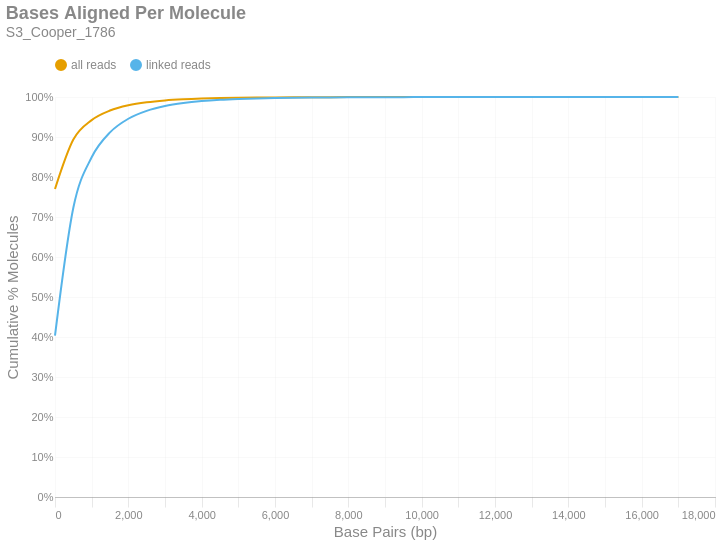

The cell this chart's notebook holds for it:
### Markdown cell above
### Bases Aligned Per Molecule
This is a cumulative frequency distribution showing the number of base pairs aligned per unique molecule. These data are shown in 500 bp bins. There are two distributions: one with `all reads` (yellow) and another with only `linked reads` (blue). The percent of molecules in the `linked reads` distribution is relative to the total number of linked molecules.

### Code cell
if SKIPLR:
    print_html(f"Skipped")
else:
    binned_df = consolidated_hist(valids['aligned_bp'], mask, 500, True)
    with SafeRender(binned_df):
        (
            density_plot(binned_df, 'Bases Aligned Per Molecule', samplename, 'basesper')
            .encode(
                x=alt.X('bin:Q', title="Base Pairs (bp)").axis(tickMinStep=500).scale(padding=0),
                y=alt.Y('value:Q', title='Cumulative % Molecules')
                    .axis(format='%')
                    .scale(domain = [0,1])
                    .stack(False),
                color=alt.Color("key:N").scale(domain = ["all reads", "linked reads"]),
                tooltip = [
                    alt.Tooltip("key:N", title = "Data Type"),
                    alt.Tooltip("range_label:N", title="Bases Aligned Per Molecule"),
                    alt.Tooltip("value:Q", format = ".2%", title="% Molecules (Cum.)")
                ]
            )
        ).display()

### Figure 1 — Vega-Lite specification as saved in the notebook (floating-point values rounded to 4 significant figures)
{"width": "container", "height": 400, "config": {"title": {"anchor": "start", "dy": -15, "fontSize": 18, "color": "#888888", "subtitleColor": "#888888", "subtitleFontSize": 14}, "arc": {"fill": "#0072B2"}, "axis": {"domainColor": "#888888", "domainWidth": 0.5, "gridWidth": 0.2, "grid": false, "titleFontWeight": 400, "titleFontSize": 15, "labelFontSize": 11, "labelColor": "#888888", "tickColor": "#888888", "tickWidth": 0.2, "titleColor": "#888888"}, "axisBand": {"grid": false}, "axisX": {"grid": true, "tickSize": 10, "domainCap": "round"}, "axisY": {"domain": false, "grid": true, "tickSize": 0, "domainCap": "round"}, "background": "transparent", "header": {"labelFontSize": 15, "labelColor": "#888888", "titleFontSize": 15, "titleFontWeight": 600, "titleColor": "#888888"}, "legend": {"labelFont": "sans-serif", "labelFontSize": 12, "labelColor": "#888888", "symbolSize": 100, "symbolType": "circle", "titleFontSize": 12, "titlePadding": 10, "titleColor": "#888888", "title": null, "orient": "top"}, "range": {"category": ["#E69F00", "#56B4E9", "#009E73", "#F0E442", "#0072B2", "#D55E00", "#CC79A7", "#000000"], "diverging": ["#cfe8f3", "#a2d4ec", "#73bfe2", "#46abdb", "#1696d2", "#12719e"]}, "area": {"fill": "#0072B2", "fillOpacity": 0.7, "line": true, "strokeOpacity": 0.7}, "line": {"color": "#0072B2", "stroke": "#0072B2", "strokeWidth": 2}, "trail": {"color": "#0072B2", "stroke": "#0072B2", "strokeWidth": 0, "size": 1}, "point": {"filled": true, "fillOpacity": 1.0, "size": 95}, "text": {"color": "#888888", "fontSize": 11, "align": "right", "fontWeight": 400, "size": 11}, "bar": {"fill": "#0072B2", "stroke": null}, "view": {"stroke": null, "continuousWidth": 660, "continuousHeight": 400}}, "data": {"name": "data-3ded0bd039da00682c2bf2c35d0d7dc8"}, "mark": {"type": "line", "interpolate": "monotone", "point": {"opacity": 0, "size": 275}}, "encoding": {"color": {"field": "key", "scale": {"domain": ["all reads", "linked reads"]}, "type": "nominal"}, "tooltip": [{"field": "key", "title": "Data Type", "type": "nominal"}, {"field": "range_label", "title": "Bases Aligned Per Molecule", "type": "nominal"}, {"field": "value", "format": ".2%", "title": "% Molecules (Cum.)", "type": "quantitative"}], "x": {"axis": {"tickMinStep": 500}, "field": "bin", "scale": {"padding": 0}, "title": "Base Pairs (bp)", "type": "quantitative"}, "y": {"axis": {"format": "%"}, "field": "value", "scale": {"domain": [0, 1]}, "stack": false, "title": "Cumulative % Molecules", "type": "quantitative"}}, "params": [{"name": "param_c36ac31b6afebe62", "select": {"type": "point", "fields": ["key"]}, "bind": "legend"}], "title": {"text": "Bases Aligned Per Molecule", "subtitle": "S3_Cooper_1786"}, "transform": [{"fold": ["all reads (cumsum)", "linked reads (cumsum)"]}, {"calculate": "replace(datum.key, ' (cumsum)', '')", "as": "key"}, {"filter": {"param": "param_c36ac31b6afebe62"}}], "usermeta": {"embedOptions": {"downloadFileName": "S3_Cooper_1786.basesper"}}, "$schema": "https://vega.github.io/schema/vega-lite/v6.1.0.json", "datasets": {"data-3ded0bd039da00682c2bf2c35d0d7dc8": [{"bin": "0.0", "interval": "0.0-500.0", "all reads": 0.7702, "linked reads": 0.4031, "all reads (cumsum)": 0.7702, "linked reads (cumsum)": 0.4031, "range_label": "0-499"}, {"bin": "500.0", "interval": "500.0-1000.0", "all reads": 0.1236, "linked reads": 0.3199, "all reads (cumsum)": 0.8937, "linked reads (cumsum)": 0.723, "range_label": "500-999"}, {"bin": "1000.0", "interval": "1000.0-1500.0", "all reads": 0.04854, "linked reads": 0.1263, "all reads (cumsum)": 0.9423, "linked reads (cumsum)": 0.8494, "range_label": "1000-1499"}, {"bin": "1500.0", "interval": "1500.0-2000.0", "all reads": 0.02386, "linked reads": 0.06223, "all reads (cumsum)": 0.9661, "linked reads (cumsum)": 0.9116, "range_label": "1500-1999"}, {"bin": "2000.0", "interval": "2000.0-2500.0", "all reads": 0.01304, "linked reads": 0.03404, "all reads (cumsum)": 0.9792, "linked reads (cumsum)": 0.9456, "range_label": "2000-2499"}, {"bin": "2500.0", "interval": "2500.0-3000.0", "all reads": 0.007566, "linked reads": 0.01974, "all reads (cumsum)": 0.9867, "linked reads (cumsum)": 0.9654, "range_label": "2500-2999"}, {"bin": "3000.0", "interval": "3000.0-3500.0", "all reads": 0.004618, "linked reads": 0.01205, "all reads (cumsum)": 0.9913, "linked reads (cumsum)": 0.9774, "range_label": "3000-3499"}, {"bin": "3500.0", "interval": "3500.0-4000.0", "all reads": 0.00284, "linked reads": 0.007409, "all reads (cumsum)": 0.9942, "linked reads (cumsum)": 0.9848, "range_label": "3500-3999"}, {"bin": "4000.0", "interval": "4000.0-4500.0", "all reads": 0.00188, "linked reads": 0.004905, "all reads (cumsum)": 0.9961, "linked reads (cumsum)": 0.9897, "range_label": "4000-4499"}, {"bin": "4500.0", "interval": "4500.0-5000.0", "all reads": 0.001244, "linked reads": 0.003246, "all reads (cumsum)": 0.9973, "linked reads (cumsum)": 0.993, "range_label": "4500-4999"}, {"bin": "5000.0", "interval": "5000.0-5500.0", "all reads": 0.0008134, "linked reads": 0.002122, "all reads (cumsum)": 0.9981, "linked reads (cumsum)": 0.9951, "range_label": "5000-5499"}, {"bin": "5500.0", "interval": "5500.0-6000.0", "all reads": 0.000548, "linked reads": 0.00143, "all reads (cumsum)": 0.9987, "linked reads (cumsum)": 0.9965, "range_label": "5500-5999"}, {"bin": "6000.0", "interval": "6000.0-6500.0", "all reads": 0.0003882, "linked reads": 0.001013, "all reads (cumsum)": 0.9991, "linked reads (cumsum)": 0.9976, "range_label": "6000-6499"}, {"bin": "6500.0", "interval": "6500.0-7000.0", "all reads": 0.0002726, "linked reads": 0.0007114, "all reads (cumsum)": 0.9993, "linked reads (cumsum)": 0.9983, "range_label": "6500-6999"}, {"bin": "7000.0", "interval": "7000.0-7500.0", "all reads": 0.0001883, "linked reads": 0.0004912, "all reads (cumsum)": 0.9995, "linked reads (cumsum)": 0.9988, "range_label": "7000-7499"}, {"bin": "7500.0", "interval": "7500.0-8000.0", "all reads": 0.0001117, "linked reads": 0.0002915, "all reads (cumsum)": 0.9996, "linked reads (cumsum)": 0.999, "range_label": "7500-7999"}, {"bin": "8000.0", "interval": "8000.0-8500.0", "all reads": 8.044e-05, "linked reads": 0.0002099, "all reads (cumsum)": 0.9997, "linked reads (cumsum)": 0.9993, "range_label": "8000-8499"}, {"bin": "8500.0", "interval": "8500.0-9000.0", "all reads": 7.206e-05, "linked reads": 0.000188, "all reads (cumsum)": 0.9998, "linked reads (cumsum)": 0.9994, "range_label": "8500-8999"}, {"bin": "9000.0", "interval": "9000.0-9500.0", "all reads": 5.251e-05, "linked reads": 0.000137, "all reads (cumsum)": 0.9998, "linked reads (cumsum)": 0.9996, "range_label": "9000-9499"}, {"bin": "9500.0", "interval": "9500.0-10000.0", "all reads": 3.519e-05, "linked reads": 9.183e-05, "all reads (cumsum)": 0.9999, "linked reads (cumsum)": 0.9997, "range_label": "9500-9999"}, {"bin": "10000.0", "interval": "10000.0-10500.0", "all reads": 3.128e-05, "linked reads": 8.163e-05, "all reads (cumsum)": 0.9999, "linked reads (cumsum)": 0.9998, "range_label": "10000-10499"}, {"bin": "10500.0", "interval": "10500.0-11000.0", "all reads": 1.843e-05, "linked reads": 4.81e-05, "all reads (cumsum)": 0.9999, "linked reads (cumsum)": 0.9998, "range_label": "10500-10999"}, {"bin": "11000.0", "interval": "11000.0-11500.0", "all reads": 2.179e-05, "linked reads": 5.685e-05, "all reads (cumsum)": 0.9999, "linked reads (cumsum)": 0.9999, "range_label": "11000-11499"}, {"bin": "11500.0", "interval": "11500.0-12000.0", "all reads": 1.173e-05, "linked reads": 3.061e-05, "all reads (cumsum)": 1.0, "linked reads (cumsum)": 0.9999, "range_label": "11500-11999"}, {"bin": "12000.0", "interval": "12000.0-12500.0", "all reads": 8.938e-06, "linked reads": 2.332e-05, "all reads (cumsum)": 1.0, "linked reads (cumsum)": 0.9999, "range_label": "12000-12499"}, {"bin": "12500.0", "interval": "12500.0-13000.0", "all reads": 1.006e-05, "linked reads": 2.624e-05, "all reads (cumsum)": 1.0, "linked reads (cumsum)": 0.9999, "range_label": "12500-12999"}, {"bin": "13000.0", "interval": "13000.0-13500.0", "all reads": 6.704e-06, "linked reads": 1.749e-05, "all reads (cumsum)": 1.0, "linked reads (cumsum)": 1.0, "range_label": "13000-13499"}, {"bin": "13500.0", "interval": "13500.0-14000.0", "all reads": 5.028e-06, "linked reads": 1.312e-05, "all reads (cumsum)": 1.0, "linked reads (cumsum)": 1.0, "range_label": "13500-13999"}, {"bin": "14000.0", "interval": "14000.0-14500.0", "all reads": 3.352e-06, "linked reads": 8.746e-06, "all reads (cumsum)": 1.0, "linked reads (cumsum)": 1.0, "range_label": "14000-14499"}, {"bin": "14500.0", "interval": "14500.0-15000.0", "all reads": 2.235e-06, "linked reads": 5.831e-06, "all reads (cumsum)": 1.0, "linked reads (cumsum)": 1.0, "range_label": "14500-14999"}, {"bin": "15000.0", "interval": "15000.0-15500.0", "all reads": 2.793e-06, "linked reads": 7.288e-06, "all reads (cumsum)": 1.0, "linked reads (cumsum)": 1.0, "range_label": "15000-15499"}, {"bin": "15500.0", "interval": "15500.0-16000.0", "all reads": 5.586e-07, "linked reads": 1.458e-06, "all reads (cumsum)": 1.0, "linked reads (cumsum)": 1.0, "range_label": "15500-15999"}, {"bin": "16000.0", "interval": "16000.0-16500.0", "all reads": 5.586e-07, "linked reads": 1.458e-06, "all reads (cumsum)": 1.0, "linked reads (cumsum)": 1.0, "range_label": "16000-16499"}, {"bin": "16500.0", "interval": "16500.0-17000.0", "all reads": 1.117e-06, "linked reads": 2.915e-06, "all reads (cumsum)": 1.0, "linked reads (cumsum)": 1.0, "range_label": "16500-16999"}, {"bin": "17000.0", "interval": "17000.0-17500.0", "all reads": 5.586e-07, "linked reads": 1.458e-06, "all reads (cumsum)": 1.0, "linked reads (cumsum)": 1.0, "range_label": "17000-17499"}]}}
